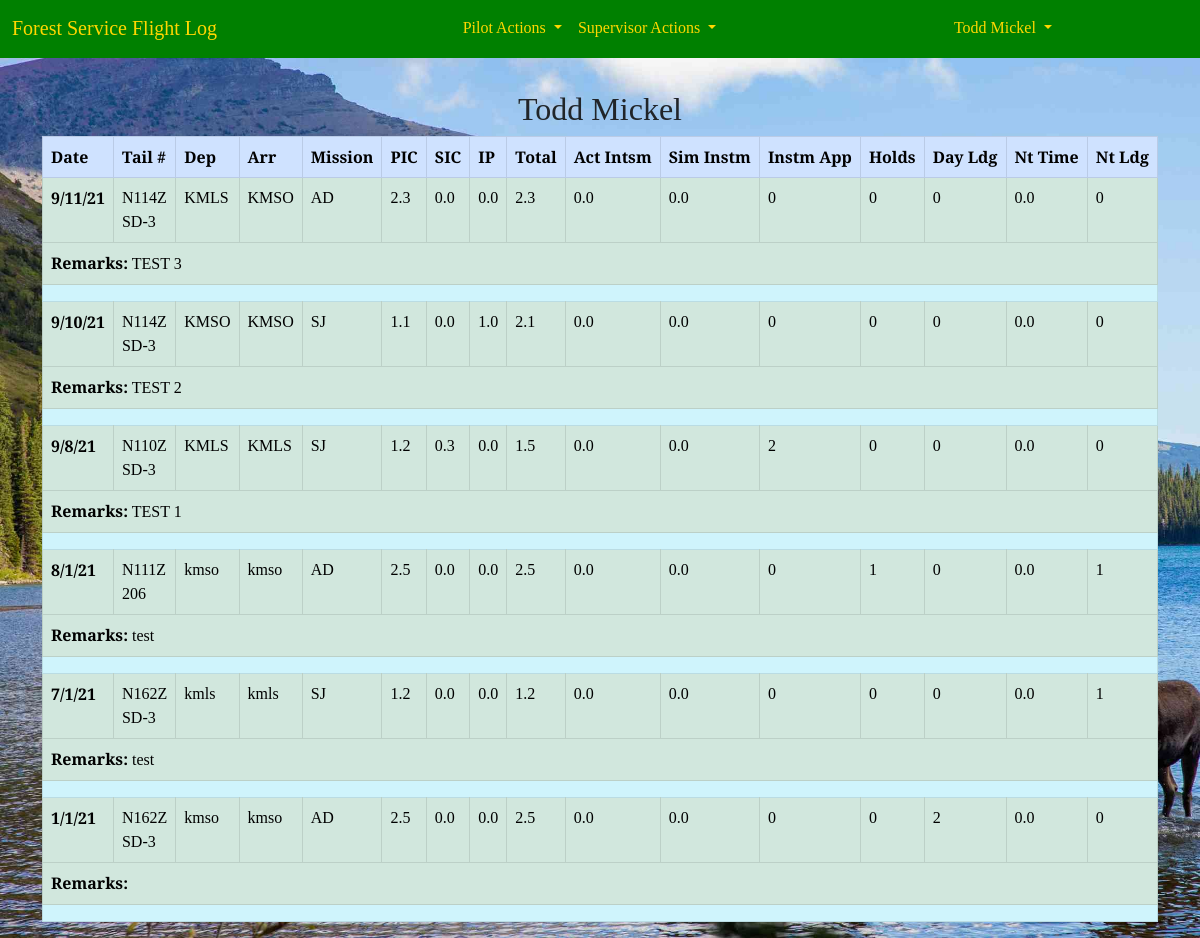
Before: /pilot_log/view/ (signed in) with the older database file.
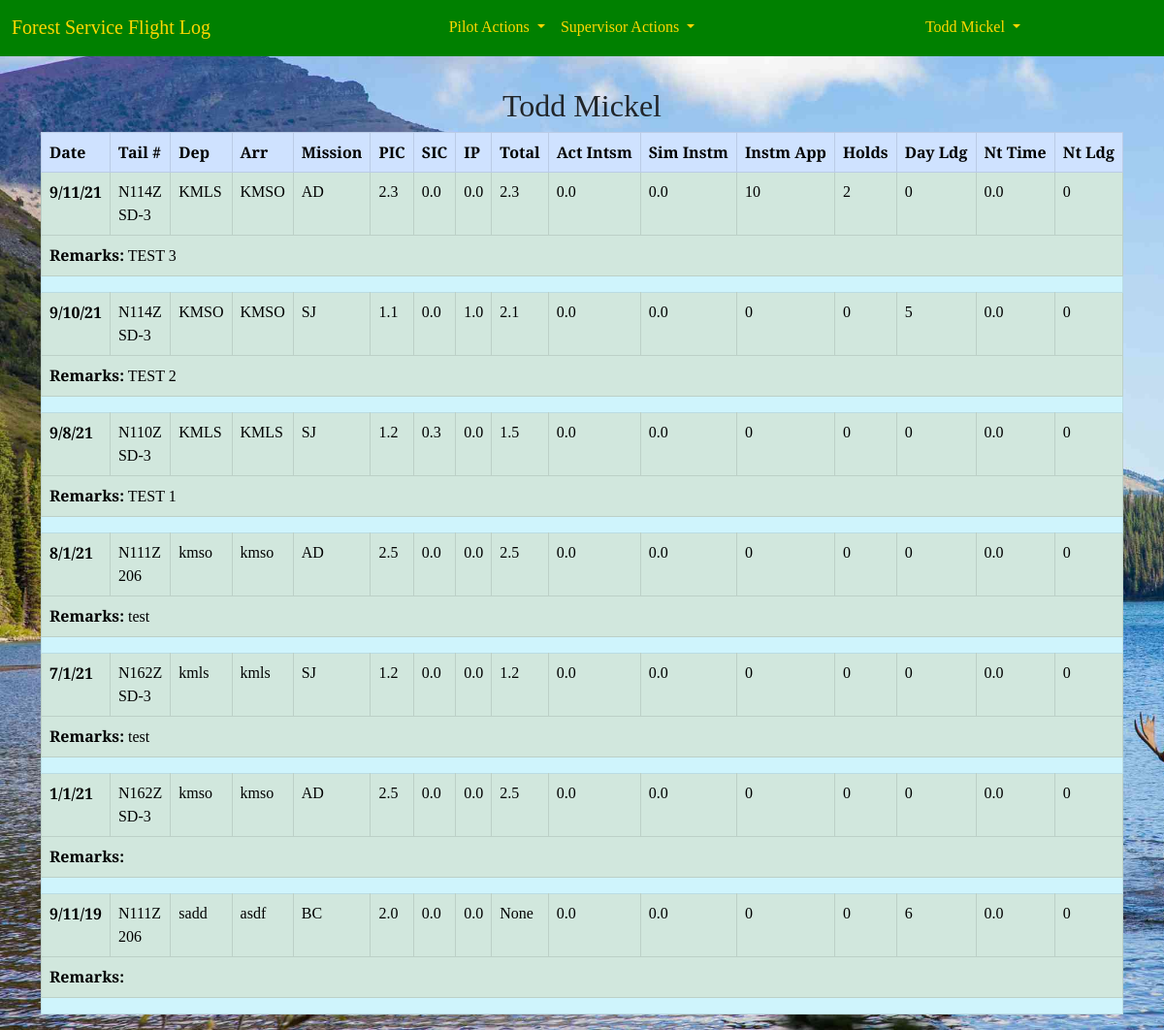
After: the same page with the newer database file.
### pilot_log/models.py (models this page shows, shortened)
class FlightDetail(models.Model):
    pilot = models.ForeignKey(
        'accounts.CustomUser',
        on_delete=models.CASCADE,
        blank=False,
        null=False,
        )
    date_of_flight = models.DateField(null=False, blank=False)
    tail_number = models.ForeignKey(
        'Aircraft',
        on_delete=models.PROTECT,
        blank=False,
        null=False,
        )
    depart_ICAO = models.CharField(max_length=4, null=False, blank=False)
    arrival_ICAO = models.CharField(max_length=4, null=False, blank=False)
    msn_type = models.CharField(
        max_length=20,
        choices=settings.MISSION_CHOICES,
        null=False,
        blank=False,
        )
    pic_time = models.DecimalField(max_digits=2, decimal_places=1, default=0.0)
    sic_time = models.DecimalField(max_digits=2, decimal_places=1, default=0.0)
    instructor_time = models.DecimalField(max_digits=2, decimal_places=1, default=0.0)
    total_time = models.DecimalField(max_digits=2, decimal_places=1, null=True, blank=True)
    act_instrument_time = models.DecimalField(max_digits=2, decimal_places=1, default=0.0)
    sim_instrument_time = models.DecimalField(max_digits=2, decimal_places=1, default=0.0)
    instrument_appchs = models.IntegerField(default=0)
    holds = models.IntegerField(default=0)
    day_landings = models.IntegerField(default=0)
    night_time = models.DecimalField(max_digits=2, decimal_places=1, default=0.0)
    night_landings = models.IntegerField(default=0)
    remarks = models.TextField(max_length=250, blank=True, default='')
    class Meta:
        ordering = ['-date_of_flight']
        get_latest_by = 'date_of_flight'

class Aircraft(models.Model):
    tail_number = models.CharField(
        max_length=10,
        primary_key=True
        )
    aircraft_type = models.CharField(
        max_length=15,
        choices=settings.AIRCRAFT_TYPES,
        null=False,
        blank=False
    )

### pilot_log/views.py (the view)
# urls.py: path('view/', FlightListView.as_view(), name='flight_list')
class FlightListView(LoginRequiredMixin, ListView):
    model = FlightDetail
    template_name = "view_flights.html"

### templates/view_flights.html (shortened to what this page needs)
{% extends 'base.html' %}
{% load crispy_forms_tags %}
{% block content %}
<h2 class="text-center">{{ user.first_name }} {{ user.last_name }}</h2>
<div class="container">
<table class="table table-bordered">
    <thead class="thead-light">
        <tr class="table-primary">
            <th scope="col">Date</th>
            <th scope="col">Tail #</th>
            <th scope="col">Dep</th>
            <th scope="col">Arr</th>
            <th scope="col">Mission</th>
            <th scope="col">PIC</th>
            <th scope="col">SIC</th>
            <th scope="col">IP</th>
            <th scope="col">Total</th>
            <th scope="col">Act Intsm</th>
            <th scope="col">Sim Instm</th>
            <th scope="col">Instm App</th>
            <th scope="col">Holds</th>
            <th scope="col">Day Ldg</th>
            <th scope="col">Nt Time</th>
            <th scope="col">Nt Ldg</th>
        </tr>
    </thead>
    <tbody>
        {% for flight in object_list %}
        {% if flight.pilot == user %}
        <tr class="table-success">
            <th scope="row">{{ flight.date_of_flight|date:"n/j/y" }}</th>
            <td>{{ flight.tail_number.tail_number }}<br>{{ flight.tail_number.aircraft_type }}</td>
            <td>{{ flight.depart_ICAO }}</td>
            <td>{{ flight.arrival_ICAO }}</td>
            <td>{{ flight.msn_type }}</td>
            <td>{{ flight.pic_time }}</td>
            <td>{{ flight.sic_time }}</td>
            <td>{{ flight.instructor_time }}</td>
            <td>{{ flight.total_time }}</td>
            <td>{{ flight.act_instrument_time }}</td>
            <td>{{ flight.sim_instrument_time }}</td>
            <td>{{ flight.instrument_appchs }}</td>
            <td>{{ flight.holds }}</td>
            <td>{{ flight.day_landings }}</td>
            <td>{{ flight.night_time }}</td>
            <td>{{ flight.night_landings }}</td>
        </tr>
        <tr class="table-success">
            <td colspan = "16"><b>Remarks:</b>  {{ flight.remarks }}</td>
        </tr>
        <tr class="table-info"><td colspan = "16"></td></tr>
        {% endif %}
        {% endfor %}
    </tbody>
</table>
</div>
{% endblock content %}

Changed rows visible on the page:
changed FlightDetail "TEST 3": instrument_appchs "0" → "10"; holds "0" → "2"
changed FlightDetail "TEST 2": day_landings "0" → "5"
changed FlightDetail "TEST 1": instrument_appchs "2" → "0"
changed FlightDetail (number 4 of 7 on the later page): holds "1" → "0"; night_landings "1" → "0"
changed FlightDetail "kmls": night_landings "1" → "0"
changed FlightDetail (number 6 of 7 on the later page): day_landings "2" → "0"
added FlightDetail: date_of_flight "9/11/19", tail_number.tail_number "N111Z", tail_number.aircraft_type "206", depart_ICAO "sadd", arrival_ICAO "asdf", msn_type "BC", pic_time "2.0", sic_time "0.0", instructor_time "0.0", total_time "None", act_instrument_time "0.0", sim_instrument_time "0.0", instrument_appchs "0", holds "0", day_landings "6", night_time "0.0", night_landings "0"
